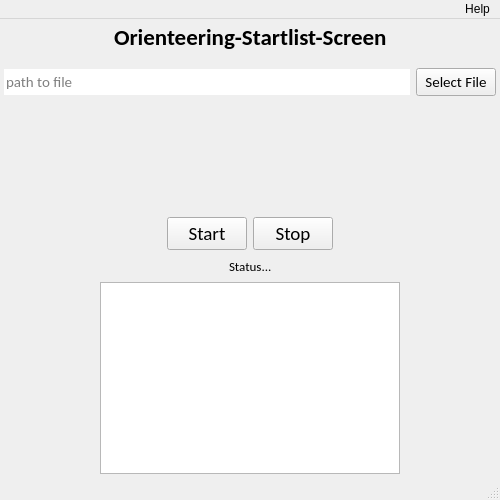
<?xml version="1.0" encoding="UTF-8"?>
<ui version="4.0">
 <class>MainWindow</class>
 <widget class="QMainWindow" name="MainWindow">
  <property name="geometry">
   <rect>
    <x>0</x>
    <y>0</y>
    <width>500</width>
    <height>500</height>
   </rect>
  </property>
  <property name="minimumSize">
   <size>
    <width>400</width>
    <height>300</height>
   </size>
  </property>
  <property name="maximumSize">
   <size>
    <width>700</width>
    <height>500</height>
   </size>
  </property>
  <property name="windowTitle">
   <string>Simple-Pre-Start-Clock</string>
  </property>
  <property name="windowIcon">
   <iconset resource="../resources/resources.qrc">
    <normaloff>:/icons/images/logo.png</normaloff>:/icons/images/logo.png</iconset>
  </property>
  <property name="locale">
   <locale language="English" country="Germany"/>
  </property>
  <widget class="QWidget" name="centralwidget">
   <layout class="QVBoxLayout" name="verticalLayout">
    <property name="leftMargin">
     <number>4</number>
    </property>
    <property name="topMargin">
     <number>4</number>
    </property>
    <property name="rightMargin">
     <number>4</number>
    </property>
    <property name="bottomMargin">
     <number>4</number>
    </property>
    <item>
     <widget class="QWidget" name="widget_4" native="true">
      <layout class="QHBoxLayout" name="horizontalLayout_3">
       <property name="leftMargin">
        <number>0</number>
       </property>
       <property name="topMargin">
        <number>0</number>
       </property>
       <property name="rightMargin">
        <number>0</number>
       </property>
       <property name="bottomMargin">
        <number>10</number>
       </property>
       <item>
        <spacer name="horizontalSpacer_3">
         <property name="orientation">
          <enum>Qt::Orientation::Horizontal</enum>
         </property>
         <property name="sizeHint" stdset="0">
          <size>
           <width>75</width>
           <height>20</height>
          </size>
         </property>
        </spacer>
       </item>
       <item>
        <widget class="QLabel" name="label_toolname">
         <property name="font">
          <font>
           <family>Calibri</family>
           <pointsize>17</pointsize>
           <bold>true</bold>
          </font>
         </property>
         <property name="text">
          <string>Orienteering-Startlist-Screen</string>
         </property>
        </widget>
       </item>
       <item>
        <spacer name="horizontalSpacer_4">
         <property name="orientation">
          <enum>Qt::Orientation::Horizontal</enum>
         </property>
         <property name="sizeHint" stdset="0">
          <size>
           <width>75</width>
           <height>20</height>
          </size>
         </property>
        </spacer>
       </item>
      </layout>
     </widget>
    </item>
    <item>
     <widget class="QWidget" name="widget" native="true">
      <layout class="QHBoxLayout" name="horizontalLayout_2">
       <property name="leftMargin">
        <number>0</number>
       </property>
       <property name="topMargin">
        <number>0</number>
       </property>
       <property name="rightMargin">
        <number>0</number>
       </property>
       <property name="bottomMargin">
        <number>0</number>
       </property>
       <item>
        <widget class="QLineEdit" name="lineEdit">
         <property name="font">
          <font>
           <family>Calibri</family>
           <pointsize>11</pointsize>
          </font>
         </property>
         <property name="inputMask">
          <string/>
         </property>
         <property name="text">
          <string/>
         </property>
         <property name="frame">
          <bool>false</bool>
         </property>
         <property name="readOnly">
          <bool>true</bool>
         </property>
         <property name="placeholderText">
          <string>path to file</string>
         </property>
        </widget>
       </item>
       <item>
        <widget class="QPushButton" name="button_push_select_file">
         <property name="font">
          <font>
           <family>Calibri</family>
           <pointsize>11</pointsize>
          </font>
         </property>
         <property name="text">
          <string>Select File</string>
         </property>
        </widget>
       </item>
      </layout>
     </widget>
    </item>
    <item>
     <spacer name="verticalSpacer">
      <property name="orientation">
       <enum>Qt::Orientation::Vertical</enum>
      </property>
      <property name="sizeHint" stdset="0">
       <size>
        <width>20</width>
        <height>90</height>
       </size>
      </property>
     </spacer>
    </item>
    <item>
     <widget class="QWidget" name="widget_2" native="true">
      <layout class="QHBoxLayout" name="horizontalLayout">
       <property name="leftMargin">
        <number>0</number>
       </property>
       <property name="topMargin">
        <number>0</number>
       </property>
       <property name="rightMargin">
        <number>0</number>
       </property>
       <property name="bottomMargin">
        <number>0</number>
       </property>
       <item>
        <spacer name="horizontalSpacer">
         <property name="orientation">
          <enum>Qt::Orientation::Horizontal</enum>
         </property>
         <property name="sizeHint" stdset="0">
          <size>
           <width>145</width>
           <height>20</height>
          </size>
         </property>
        </spacer>
       </item>
       <item>
        <widget class="QPushButton" name="button_push_start">
         <property name="font">
          <font>
           <family>Calibri</family>
           <pointsize>14</pointsize>
          </font>
         </property>
         <property name="text">
          <string>Start</string>
         </property>
        </widget>
       </item>
       <item>
        <widget class="QPushButton" name="button_push_stop">
         <property name="font">
          <font>
           <family>Calibri</family>
           <pointsize>14</pointsize>
          </font>
         </property>
         <property name="text">
          <string>Stop</string>
         </property>
        </widget>
       </item>
       <item>
        <spacer name="horizontalSpacer_2">
         <property name="orientation">
          <enum>Qt::Orientation::Horizontal</enum>
         </property>
         <property name="sizeHint" stdset="0">
          <size>
           <width>144</width>
           <height>20</height>
          </size>
         </property>
        </spacer>
       </item>
      </layout>
     </widget>
    </item>
    <item>
     <widget class="QWidget" name="widget_3" native="true">
      <layout class="QHBoxLayout" name="horizontalLayout_4">
       <property name="leftMargin">
        <number>0</number>
       </property>
       <property name="topMargin">
        <number>0</number>
       </property>
       <property name="rightMargin">
        <number>0</number>
       </property>
       <property name="bottomMargin">
        <number>0</number>
       </property>
       <item>
        <spacer name="horizontalSpacer_6">
         <property name="orientation">
          <enum>Qt::Orientation::Horizontal</enum>
         </property>
         <property name="sizeHint" stdset="0">
          <size>
           <width>161</width>
           <height>20</height>
          </size>
         </property>
        </spacer>
       </item>
       <item>
        <widget class="QLabel" name="label_status">
         <property name="font">
          <font>
           <family>Calibri</family>
           <pointsize>10</pointsize>
          </font>
         </property>
         <property name="text">
          <string>Status...</string>
         </property>
        </widget>
       </item>
       <item>
        <spacer name="horizontalSpacer_5">
         <property name="orientation">
          <enum>Qt::Orientation::Horizontal</enum>
         </property>
         <property name="sizeHint" stdset="0">
          <size>
           <width>160</width>
           <height>20</height>
          </size>
         </property>
        </spacer>
       </item>
      </layout>
     </widget>
    </item>
    <item>
     <widget class="QWidget" name="widget_5" native="true">
      <layout class="QHBoxLayout" name="horizontalLayout_5">
       <property name="leftMargin">
        <number>0</number>
       </property>
       <property name="topMargin">
        <number>0</number>
       </property>
       <property name="rightMargin">
        <number>0</number>
       </property>
       <property name="bottomMargin">
        <number>0</number>
       </property>
       <item>
        <spacer name="horizontalSpacer_7">
         <property name="orientation">
          <enum>Qt::Orientation::Horizontal</enum>
         </property>
         <property name="sizeHint" stdset="0">
          <size>
           <width>145</width>
           <height>20</height>
          </size>
         </property>
        </spacer>
       </item>
       <item>
        <widget class="QListWidget" name="listWidget_running_servers">
         <property name="minimumSize">
          <size>
           <width>300</width>
           <height>0</height>
          </size>
         </property>
        </widget>
       </item>
       <item>
        <spacer name="horizontalSpacer_8">
         <property name="orientation">
          <enum>Qt::Orientation::Horizontal</enum>
         </property>
         <property name="sizeHint" stdset="0">
          <size>
           <width>144</width>
           <height>20</height>
          </size>
         </property>
        </spacer>
       </item>
      </layout>
     </widget>
    </item>
   </layout>
  </widget>
  <widget class="QMenuBar" name="menubar">
   <property name="geometry">
    <rect>
     <x>0</x>
     <y>0</y>
     <width>500</width>
     <height>33</height>
    </rect>
   </property>
   <property name="layoutDirection">
    <enum>Qt::LayoutDirection::RightToLeft</enum>
   </property>
   <property name="defaultUp">
    <bool>false</bool>
   </property>
   <property name="nativeMenuBar">
    <bool>true</bool>
   </property>
   <widget class="QMenu" name="menu_help">
    <property name="layoutDirection">
     <enum>Qt::LayoutDirection::RightToLeft</enum>
    </property>
    <property name="title">
     <string>Help</string>
    </property>
    <addaction name="action_about"/>
    <addaction name="action_help"/>
    <addaction name="separator"/>
    <addaction name="action_generate_demo_fIle"/>
   </widget>
   <addaction name="menu_help"/>
  </widget>
  <widget class="QStatusBar" name="statusbar"/>
  <action name="action_help">
   <property name="enabled">
    <bool>false</bool>
   </property>
   <property name="icon">
    <iconset theme="help-faq"/>
   </property>
   <property name="text">
    <string>Help</string>
   </property>
   <property name="toolTip">
    <string>Opens a help page in the browser</string>
   </property>
  </action>
  <action name="action_about">
   <property name="icon">
    <iconset theme="help-about"/>
   </property>
   <property name="text">
    <string>About</string>
   </property>
   <property name="toolTip">
    <string>Get informations about the program</string>
   </property>
  </action>
  <action name="action_generate_demo_fIle">
   <property name="icon">
    <iconset theme="document-new"/>
   </property>
   <property name="text">
    <string>Generate Demo FIle</string>
   </property>
  </action>
 </widget>
 <resources>
  <include location="../resources/resources.qrc"/>
 </resources>
 <connections/>
</ui>
